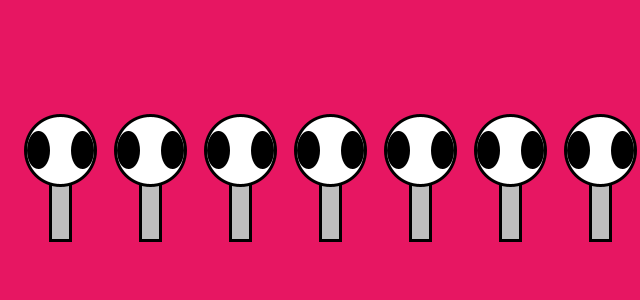
Frame 1 (no input)
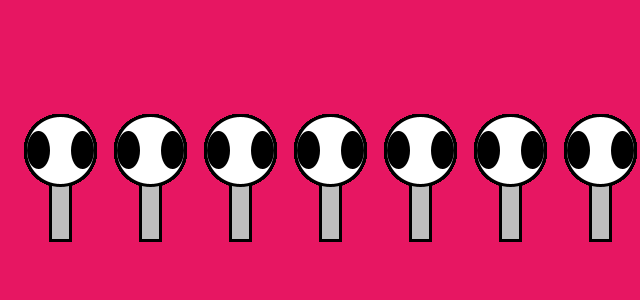
Frame 60 (the mouse pressed at the canvas centre just before this capture)
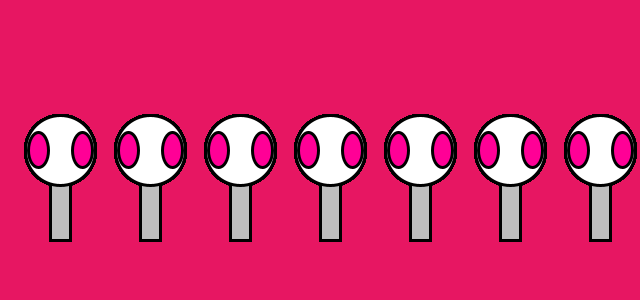
Frame 120 (the mouse held since frame 60 and released just before this capture)

The Processing sketch that drew these frames (run headless with seeded random() and noise(); from frame 60 on, the mouse is pressed at the canvas centre):

// Processing sketch: processing_5880
// ── processing_5880.pde

void setup ()
{ 
  size (640,300);
  background (231,22,98);
  smooth();
  strokeWeight (3);
}

void draw ()
{
  // zoogs lichaam
  fill (190);
  rect (50,150,20,90);

  // zoog's hoofd
  fill (255);
  ellipse (60,150,70,70);

  // zoog's ogen
  fill (mouseX,0,mouseY);
  ellipse (38,150,20,35);
  ellipse (82,150,20,35);
 //----------------------------------------------
  // zoogs lichaam
  fill (190);
  rect (140,150,20,90);

  // zoog's hoofd
  fill (255);
  ellipse (150,150,70,70);

  // zoog's ogen
  fill (mouseX,0,mouseY);
  ellipse (128,150,20,35);
  ellipse (172,150,20,35);
//------------------------------------------------
  // zoogs lichaam
  fill (190);
  rect (230,150,20,90);

  // zoog's hoofd
  fill (255);
  ellipse (240,150,70,70);

  // zoog's ogen
  fill (mouseX,0,mouseY);
  ellipse (218,150,20,35);
  ellipse (262,150,20,35);
  //--------------------------------------------------
    // zoogs lichaam
  fill (190);
  rect (320,150,20,90);

  // zoog's hoofd
  fill (255);
  ellipse (330,150,70,70);

  // zoog's ogen
  fill (mouseX,0,mouseY);
  ellipse (308,150,20,35);
  ellipse (352,150,20,35);
   //--------------------------------------------------
    // zoogs lichaam
  fill (190);
  rect (410,150,20,90);

  // zoog's hoofd
  fill (255);
  ellipse (420,150,70,70);

  // zoog's ogen
  fill (mouseX,0,mouseY);
  ellipse (398,150,20,35);
  ellipse (442,150,20,35);
   //--------------------------------------------------
    // zoogs lichaam
  fill (190);
  rect (500,150,20,90);

  // zoog's hoofd
  fill (255);
  ellipse (510,150,70,70);

  // zoog's ogen
  fill (mouseX,0,mouseY);
  ellipse (488,150,20,35);
  ellipse (532,150,20,35);
     //--------------------------------------------------
    // zoogs lichaam
  fill (190);
  rect (590,150,20,90);

  // zoog's hoofd
  fill (255);
  ellipse (600,150,70,70);

  // zoog's ogen
  fill (mouseX,0,mouseY);
  ellipse (578,150,20,35);
  ellipse (622,150,20,35);
}
